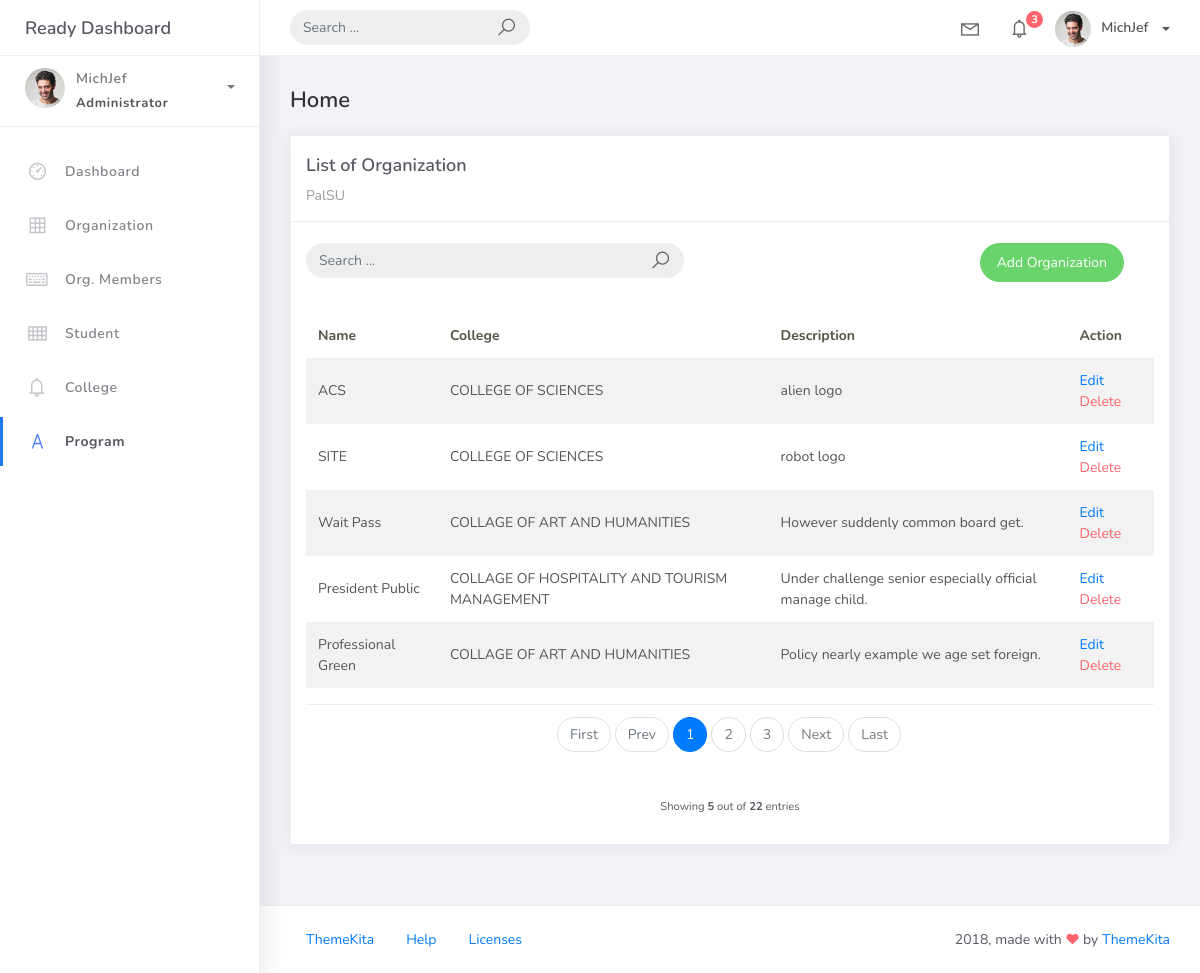
Screenshot of /organization_list with the database file from the repository.
### studentorg/models.py (models this page shows, shortened)
class BaseModel (models.Model):
    created_at = models.DateTimeField(auto_now_add=True, db_index=True)
    updated_at = models.DateTimeField(auto_now=True)
    class Meta:
        abstract = True

class Organization(BaseModel):
    name = models.CharField(max_length=250)
    college = models.ForeignKey(
        College, null=True, blank=True, on_delete=models.CASCADE)
    description = models.CharField(max_length=500)

class College(BaseModel):
    college_name = models.CharField(max_length=150)
    def __str__ (self):
        return self.college_name

### studentorg/views.py (the view)
# urls.py: path('organization_list', OrganizationList.as_view(), name='organization-list'),
class OrganizationList(ListView):
    model = Organization
    context_object_name = 'organization'
    template_name = 'Org/org_list.html'
    paginate_by = 5
    def get_queryset(self, *args, **kwargs):
        qs = super(OrganizationList, self).get_queryset(*args, **kwargs)
        if self.request.GET.get("q") != None:
            query = self.request.GET.get('q')
            qs = qs.filter(Q(name__icontains=query) |
                        Q (description__icontains=query))
        return qs

### templates/Org/org_list.html
{% extends 'base.html' %} {% load static %} {% block content %}
<div class="content">
    <div class="container-fluid">
        <h4 class="page-title">Home</h4>
        <div class="row">
            <div class="col-md-12">
                <div class="card">
                    <div class="card-header">
                        <div class="card-title">List of Organization</div>
                        <div class="card-category">PalSU</div>
                    </div>
                    <br />
                    <div class="col-md-12 row">
                        <div class="col-md-6">
                            <form class="navbar-left navbar-form nav-search mr-md-3" action="{% url 'organization-list' %}">
                                <div class="input-group">
                                    <input type="text"placeholder="Search ..." class="form-control" name="q"/>
                                    <div class="input-group-append">
                                        <span class="input-group-text">
                                            <i class="la la-search search-icon"></i>
                                        </span>
                                    </div>
                                </div>
                            </form>
                        </div>
                        <div class="col-md-6">
                            <div class="pull-right">
                                <a
                                    href="{% url 'organization-add' %}"
                                    class="btn btn-success btn-rounded"
                                    >Add Organization</a>
                            </div>
                        </div>
                        </div>
                    <div class="card-body">
                        <table class="table table-striped mt-3">
                            <thead>
                                <tr>
                                    <th scope="col">Name</th>
                                    <th scope="col">College</th>
                                    <th scope="col">Description</th>
                                    <th scope="col">Action</th>
                                </tr>
                            </thead>
                            <tbody>
                                {% for object in object_list %}
                                <tr>
                                    <td>{{ object.name }}</td>
                                    <td>{{ object.college}}</td>
                                    <td>{{ object.description }}</td>
                                    <td>
                                        <a href="organization_list/{{ object.id }}">Edit</a>
                                        <a href="organization_list/{{ object.id }}/delete" class="text-danger">Delete</a>
                                    </td>
                                </tr>
                                {% empty %}
                                <tr>
                                    <td colspan="4" style="text-align: center">
                                        <p class="text-sm font-weight-bold mb-0">No Records Found</p>
                                    </td>
                                </tr>
                                {% endfor %}
                            </tbody>
                        </table>
                        {% include 'includes/pagination.html' %}
                    </div>
                </div>
            </div>
        </div>
    </div>
</div>
{% endblock %}

### rows the page displays
Organization: name "ACS", college "COLLEGE OF SCIENCES", description "alien logo"
Organization: name "SITE", college "COLLEGE OF SCIENCES", description "robot logo"
Organization: name "Wait Pass", college "COLLAGE OF ART AND HUMANITIES", description "However suddenly common board get."
Organization: name "President Public", college "COLLAGE OF HOSPITALITY AND TOURISM MANAGEMENT", description "Under challenge senior especially official manage child."
Organization: name "Professional Green", college "COLLAGE OF ART AND HUMANITIES", description "Policy nearly example we age set foreign."

### other values shown
{{ page_num }} "1"
{{ page_num }} "2" "3"
{{ object_list.count }} "5"
{{ paginator.count }} "22"
